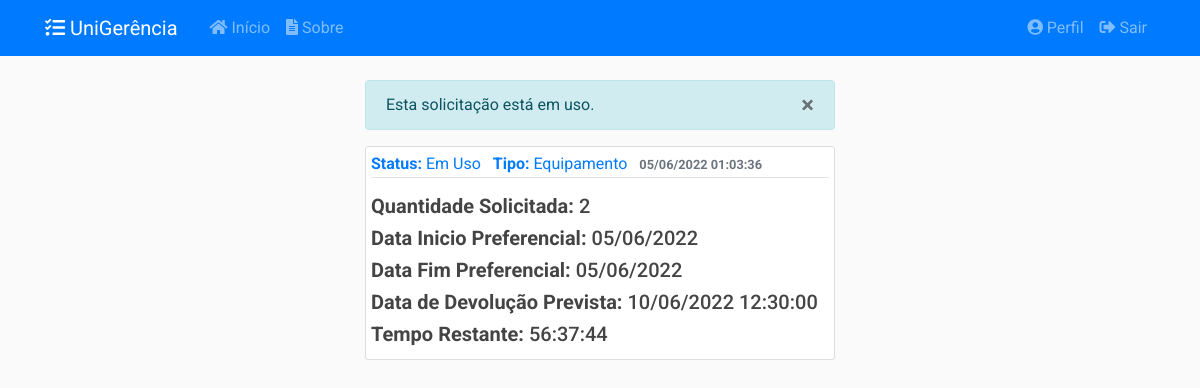
/solicitacoes/8 (signed in), run on an earlier commit of the app's database.
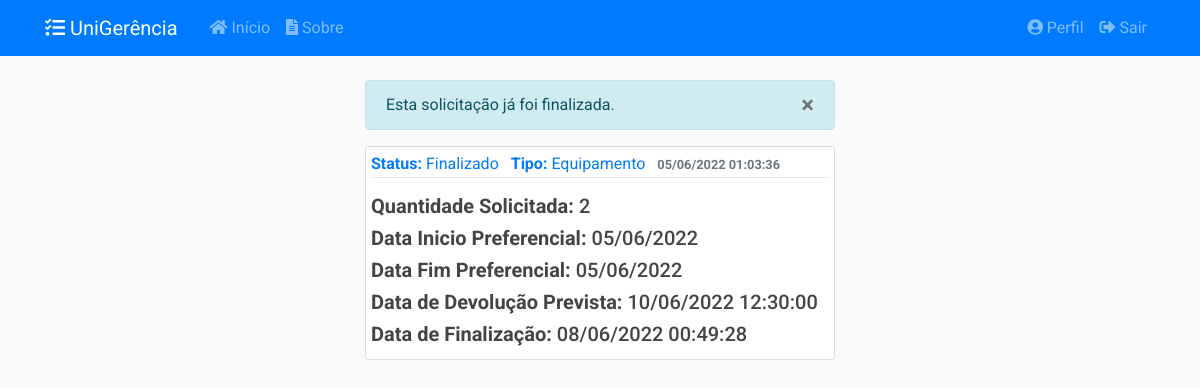
And on a later commit of the database.
### app/models/solicitacoes.py (models this page shows, shortened)
class Solicitacao(db.Model):
    __tablename__ = 'solicitacoes'
    __table_args__ = {'extend_existing': True}
    id = db.Column(db.Integer, primary_key=True)
    status = db.Column(db.Enum(Status), default=Status.ABERTO.name)
    data_abertura = db.Column(db.DateTime, nullable=False,
                              default=datetime.now().astimezone(fuso_horario))
    data_inicio_pref = db.Column(db.Date, nullable=False)
    data_fim_pref = db.Column(db.Date, nullable=False)
    data_retirada = db.Column(db.DateTime, nullable=True)
    data_devolucao = db.Column(db.DateTime, nullable=True)
    data_cancelamento = db.Column(db.DateTime, nullable=True)
    data_finalizacao = db.Column(db.DateTime, nullable=True)
    quantidade = db.Column(db.Integer, nullable=False, default=0)
    descricao = db.Column(db.String(20), nullable=False)
    tipo = db.Column(db.String(20), nullable=False)
    ativo = db.Column(db.Boolean, nullable=False, default=True)
    usuario_id = db.Column(db.Integer, db.ForeignKey('usuarios.id'),
                           nullable=False)
    turno_id = db.Column(db.Integer, db.ForeignKey('turnos.id'),
                           nullable=False)
    turno = db.relationship('Turno', back_populates='solicitacoes')
    __mapper_args__ = {
        'polymorphic_identity': 'SOLICITACAO',
        'polymorphic_on': tipo
    }
    def recupera_id(sol_id):
        return Solicitacao.query.filter_by(id=sol_id).filter_by(ativo=True).first_or_404()
    def tempo_restante(self):
        if(self.data_devolucao and self.status.name == 'EMUSO'):
            agora = datetime.now().astimezone(fuso_horario)
            tempo_restante = int(datetime.timestamp(self.data_devolucao) -
                                  datetime.timestamp(agora))
            if tempo_restante <= 0:
                return None
            minutos, segundos = divmod(tempo_restante, 60)
            horas, minutos = divmod(minutos, 60)
            return "%02d:%02d:%02d" % (horas, minutos, segundos)
        else:
            return None
    def verifica_autor(self, usuario):
        if self.autor == usuario or usuario.tipo.name == 'ADMIN':
            return True
        else:
            return False
    def __repr__(self):
        return f"Solicitação #{self.id} - {self.tipo} - {self.status.value}"

### app/controllers/solicitacoes.py (the view)
@solicitacoes.route("/<int:solicitacao_id>")
@login_required
def solicitacao(solicitacao_id):
    solicitacao = Solicitacao.recupera_id(solicitacao_id)
    if not solicitacao.verifica_autor(current_user):
        abort(403)
    tempo_restante= solicitacao.tempo_restante()
    return render_template('solicitacoes/solicitacao.html',
                           title=solicitacao, solicitacao=solicitacao,
                           tempo_restante=tempo_restante)

### app/models/usuarios.py (called while the page is built)
@login_manager.user_loader
def load_user(user_id):
    return Usuario.query.get(int(user_id))

### app/templates/solicitacoes/solicitacao.html (shortened to what this page needs)
{% extends "layout.html" %}
{% block conteudo %}
{% if solicitacao.status.name != 'PENDENTE' %}
<div class="alert alert-info" role="alert" id="alert-message">
    <button type="button" class="close" data-dismiss="alert">
    <span>&times;</span>
    </button>
    {% if solicitacao.status.name == 'ABERTO' %}
    Esta solicitação ainda não foi confirmada.
    {% elif solicitacao.status.name == 'SOLICITADO' %}
    Esta solicitação está na lista de espera.
    {% elif solicitacao.status.name == 'CONFIRMADO' %}
    Esta solicitação foi confirmada.
    {% elif solicitacao.status.name == 'EMUSO' %}
    Esta solicitação está em uso.
    {% elif solicitacao.status.name == 'CANCELADO' %}
    Esta solicitação foi cancelada.
    {% elif solicitacao.status.name == 'FECHADO' %}
    Esta solicitação já foi finalizada.
    {% endif %}
</div>
{% endif %}
<article class="media content-section">
    <div class="media-body">
        <div class="article-metadata mb-3">
            <a class="mr-2"><strong>Status:</strong> {{ solicitacao.status.value }}</a>
            {% if solicitacao.tipo == 'EQUIPAMENTO' %}
            <a class="mr-2"><strong>Tipo:</strong> Equipamento</a>
            {% elif solicitacao.tipo == 'SALA' %}
            <a class="mr-2"><strong>Tipo:</strong> Sala</a>
            {% endif %}
            <small class="text-muted"><strong>{{ solicitacao.data_abertura.strftime('%d/%m/%Y %H:%M:%S') }}</strong></small>
        </div>
        {% if solicitacao.quantidade %}
            <h5 class="article-content"><strong>Quantidade Solicitada:</strong> {{ solicitacao.quantidade }}</h5>
        {% endif %}
        {% if solicitacao.data_inicio_pref %}
            <h5 class="article-content"><strong>Data Inicio Preferencial:</strong> {{ solicitacao.data_inicio_pref.strftime('%d/%m/%Y') }}</h5>
        {% endif %}
        {% if solicitacao.data_fim_pref %}
            <h5 class="article-content"><strong>Data Fim Preferencial:</strong> {{ solicitacao.data_fim_pref.strftime('%d/%m/%Y') }}</h5>
        {% endif %}
        {% if solicitacao.data_devolucao %}
            <h5 class="article-content"><strong>Data de Devolução Prevista:</strong> {{ solicitacao.data_devolucao.strftime('%d/%m/%Y %H:%M:%S') }}</h5>
        {% endif %}
        {% if tempo_restante and solicitacao.status.name == 'EMUSO' %}
            <h5 class="article-content"><strong>Tempo Restante:</strong> {{ tempo_restante }}</h5>
        {% endif %}
        {% if solicitacao.data_finalizacao %}
            <h5 class="article-content"><strong>Data de Finalização:</strong> {{ solicitacao.data_finalizacao.strftime('%d/%m/%Y %H:%M:%S') }}</h5>
        {% endif %}
    </div>
</article>
{% endblock conteudo %}

What changed in the data, as far as the page shows it:
changed Solicitacao: status.value "Em Uso" → "Finalizado"; data_finalizacao (not shown) → "08/06/2022 00:49:28"; status "EMUSO" → "FECHADO" (drawn)
Also different on the page:
{{ tempo_restante }}: "56:37:44" → (not shown)
text no longer shown: "Esta solicitação está em uso. Tempo Restante:"
text now shown: "Esta solicitação já foi finalizada. Data de Finalização:"
